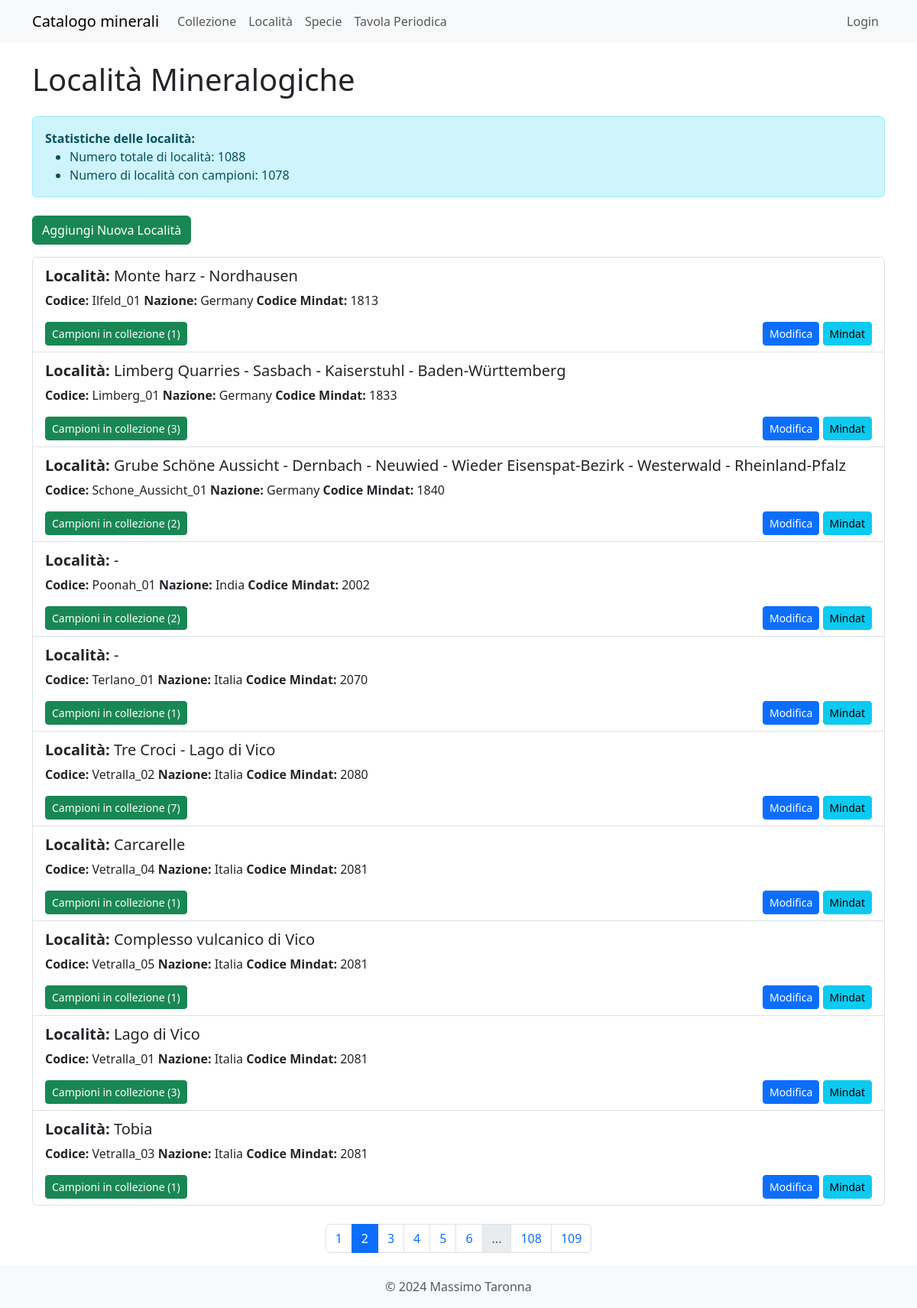
Page /localita?page=2 on the earlier database version.
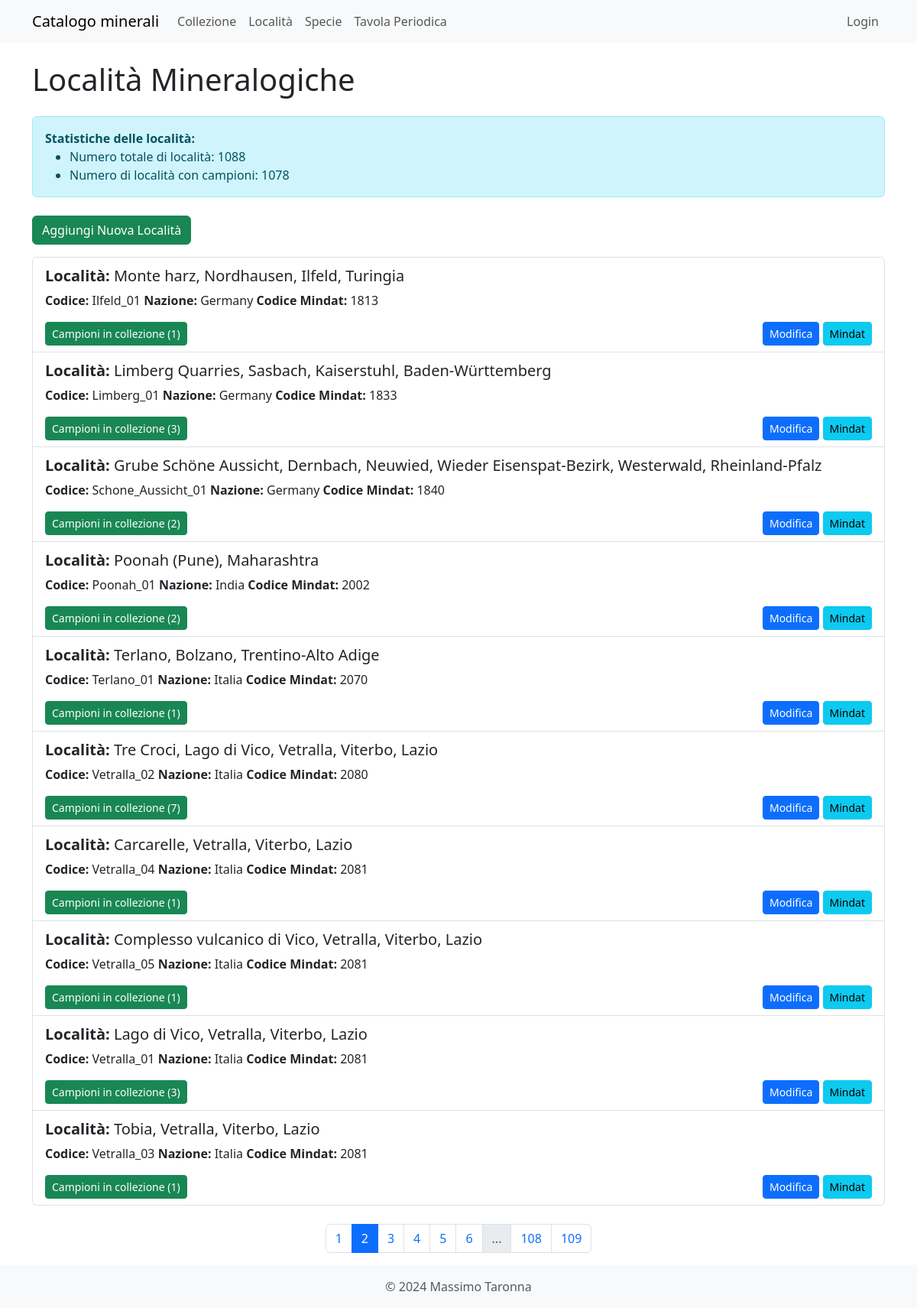
Same page on the later database version.
### models.py (models this page shows)
class Localita(db.Model, SerializerMixin):
    id = db.Column(db.Integer, primary_key=True)
    cod_loc = db.Column(db.String(100), unique=True, nullable=False)
    cava_min = db.Column(db.String(255))
    loc_monte = db.Column(db.String(255))
    valle = db.Column(db.String(50))
    comune = db.Column(db.String(50))
    distr_pref = db.Column(db.String(50))
    provincia = db.Column(db.String(50))
    regione = db.Column(db.String(50))
    dipartimento = db.Column(db.String(50))
    stato = db.Column(db.String(50))
    nazione = db.Column(db.String(100))
    note = db.Column(db.Text)
    cod_mindat = db.Column(db.Integer)
    collezione = db.relationship('Collezione', backref='localita', lazy='dynamic')
    serialize_rules = ('-collezione',)

### app.py (the view)
@app.route('/localita')
def localita():
    page = request.args.get('page', 1, type=int)
    per_page = 10  # Numero di località per pagina
    pagination = Localita.query.order_by(Localita.cava_min).paginate(page=page, per_page=per_page, error_out=False)
    items = pagination.items
    total_localita = Localita.query.count()
    localita_con_campioni = db.session.query(Localita.id).join(Collezione).group_by(Localita.id).count()
    return render_template('localita.html',
                           items=items,
                           pagination=pagination,
                           total_localita=total_localita,
                           localita_con_campioni=localita_con_campioni)

### app.py (called while the page is built, shortened)
@app.before_request
def create_admin_user():
    global is_first_request

@app.context_processor
def inject_specie_valide():
    specie_valide_count = db.session.query(func.count(func.distinct(Collezione.specie_id))).filter(Collezione.specie_id.isnot(None)).scalar()
    return {'specie_valide': specie_valide_count}

### templates/localita.html (shortened to what this page needs)
{% extends "base.html" %}
{% block content %}
<h1 class="mb-4">Località Mineralogiche</h1>
<div class="alert alert-info mb-4">
    <strong>Statistiche delle località:</strong>
    <ul class="mb-0">
        <li>Numero totale di località: {{ total_localita }}</li>
        <li>Numero di località con campioni: {{ localita_con_campioni }}</li>
    </ul>
</div>
<a href="{{ url_for('new_localita') }}" class="btn btn-success mb-3">Aggiungi Nuova Località</a>
<div class="list-group">
    {% for localita in items %}
    <div class="list-group-item">
        <p class="mb-1">
            <h5><strong>Località:</strong> {{ localita.loc_monte }}<br></h5>
            <strong>Codice:</strong> {{ localita.cod_loc }}
            <strong>Nazione:</strong> {{ localita.nazione }}
            <strong>Codice Mindat:</strong> {{ localita.cod_mindat }}
        </p>
        <div class="d-flex justify-content-between align-items-center mt-3">
            <button class="btn btn-success btn-sm" type="button" data-bs-toggle="collapse" data-bs-target="#campioni{{ localita.id }}">
                Campioni in collezione ({{ localita.collezione.count() }})
            </button>
            <div>
                <a href="{{ url_for('edit_localita', id=localita.id) }}" class="btn btn-primary btn-sm">Modifica</a>
                {% if localita.cod_mindat %}
                <a href="https://www.mindat.org/loc-{{ localita.cod_mindat }}.html" class="btn btn-info btn-sm" target="_blank">Mindat</a>
                {% endif %}
            </div>
        </div>
    </div>
    {% endfor %}
</div>
{% if pagination %}
<nav aria-label="Page navigation" class="mt-4">
    <ul class="pagination justify-content-center">
        {% for page in pagination.iter_pages() %}
            {% if page %}
                <li class="page-item {{ 'active' if page == pagination.page else '' }}">
                    <a class="page-link" href="{{ url_for('localita', page=page) }}">{{ page }}</a>
                </li>
            {% else %}
                <li class="page-item disabled">
                    <span class="page-link">...</span>
                </li>
            {% endif %}
        {% endfor %}
    </ul>
</nav>
{% endif %}
{% endblock %}

Differences in the rows shown:
changed Localita "Ilfeld_01": loc_monte "Monte harz - Nordhausen" → "Monte harz, Nordhausen, Ilfeld, Turingia"
changed Localita "Limberg_01": loc_monte "Limberg Quarries - Sasbach - Kaiserstuhl - Baden-Württemberg" → "Limberg Quarries, Sasbach, Kaiserstuhl, Baden-Württemberg"
changed Localita "Schone_Aussicht_01": loc_monte "Grube Schöne Aussicht - Dernbach - Neuwied - Wieder Eisenspat-Bezirk - Westerwald - Rheinland-Pfalz" → "Grube Schöne Aussicht, Dernbach, Neuwied, Wieder Eisenspat-Bezirk, Westerwald, Rheinland-Pfalz"
changed Localita "Poonah_01": loc_monte "-" → "Poonah (Pune), Maharashtra"
changed Localita "Terlano_01": loc_monte "-" → "Terlano, Bolzano, Trentino-Alto Adige"
changed Localita "Vetralla_02": loc_monte "Tre Croci - Lago di Vico" → "Tre Croci, Lago di Vico, Vetralla, Viterbo, Lazio"
changed Localita "Vetralla_04": loc_monte "Carcarelle" → "Carcarelle, Vetralla, Viterbo, Lazio"
changed Localita "Vetralla_05": loc_monte "Complesso vulcanico di Vico" → "Complesso vulcanico di Vico, Vetralla, Viterbo, Lazio"
changed Localita "Vetralla_01": loc_monte "Lago di Vico" → "Lago di Vico, Vetralla, Viterbo, Lazio"
changed Localita "Vetralla_03": loc_monte "Tobia" → "Tobia, Vetralla, Viterbo, Lazio"
